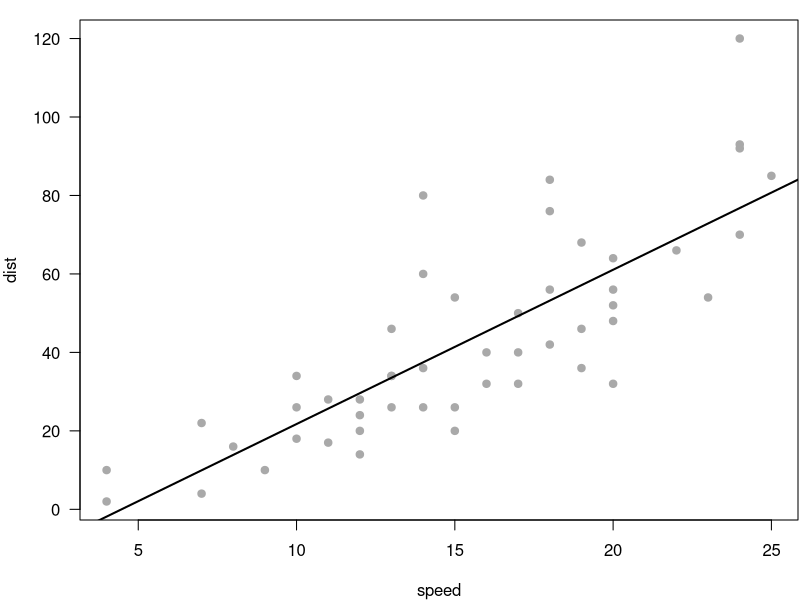
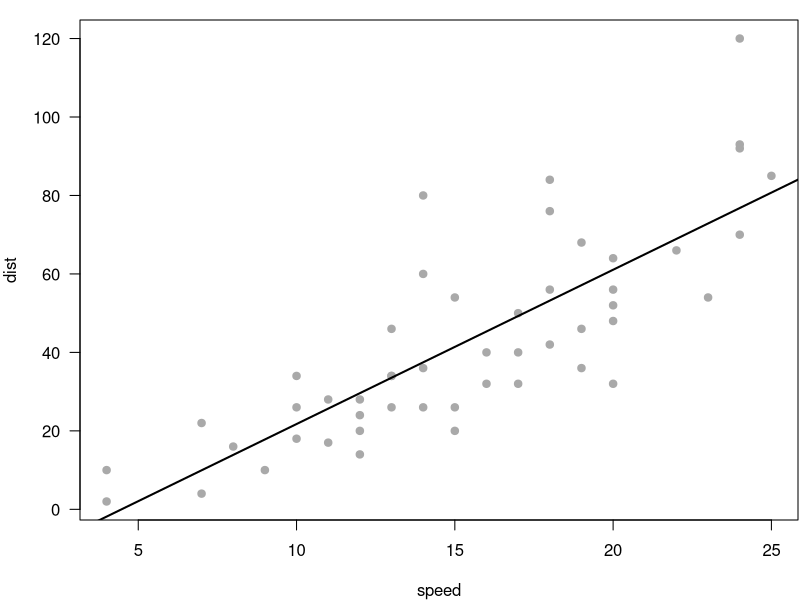

These figures' R source, in order:
## ---- chunk 1
options(htmltools.dir.version = FALSE)
## ---- chunk 2
library("dplyr")
fit = lm(dist ~ 1 + speed, data = cars)
coef(summary(fit))
dojutsu = c('地爆天星', '天照', '加具土命', '神威', '須佐能乎', '無限月読')
grep('天', dojutsu, value = TRUE)
## ---- chunk 3
par(mar = c(4, 4, 1, .1))
plot(cars, pch = 19, col = 'darkgray', las = 1)
abline(fit, lwd = 2)
## ---- chunk 4
par(mar = c(4, 4, 1, .1))
plot(cars, pch = 19, col = 'darkgray', las = 1)
abline(fit, lwd = 2)
